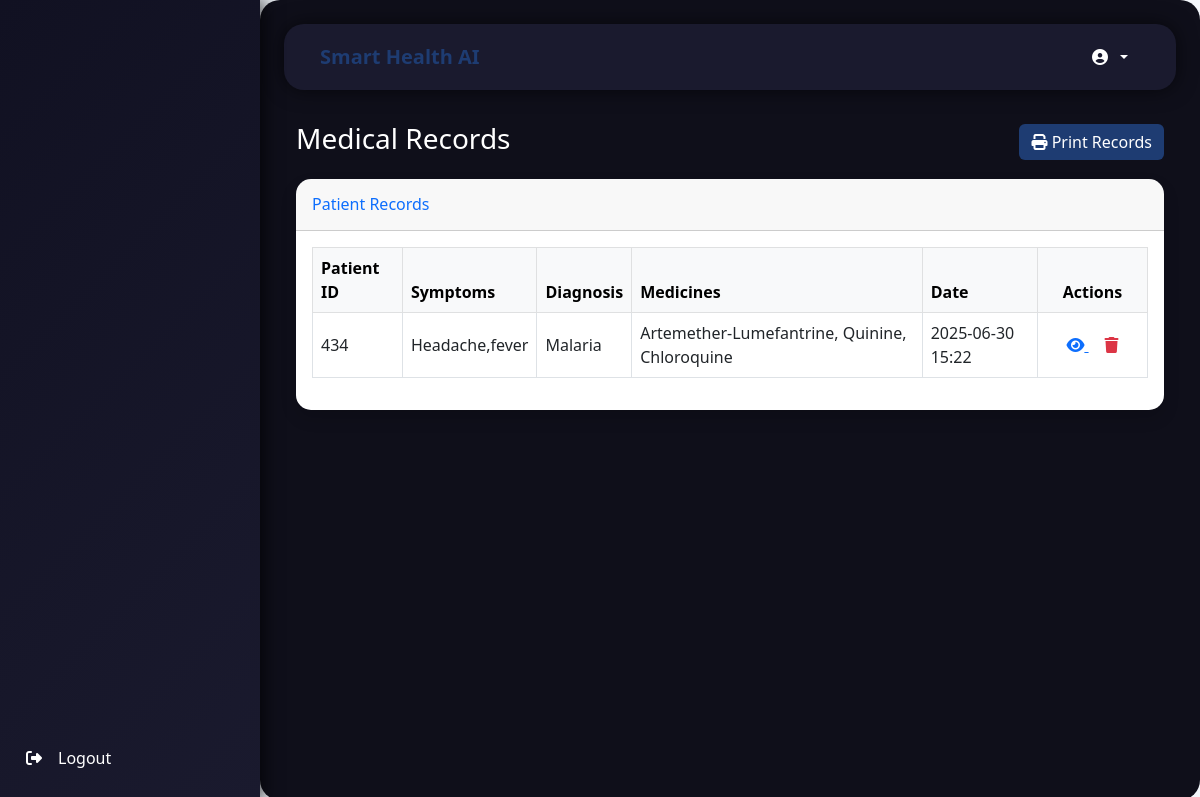
/dashboard/medical_records/, run on an earlier commit of the app's database.
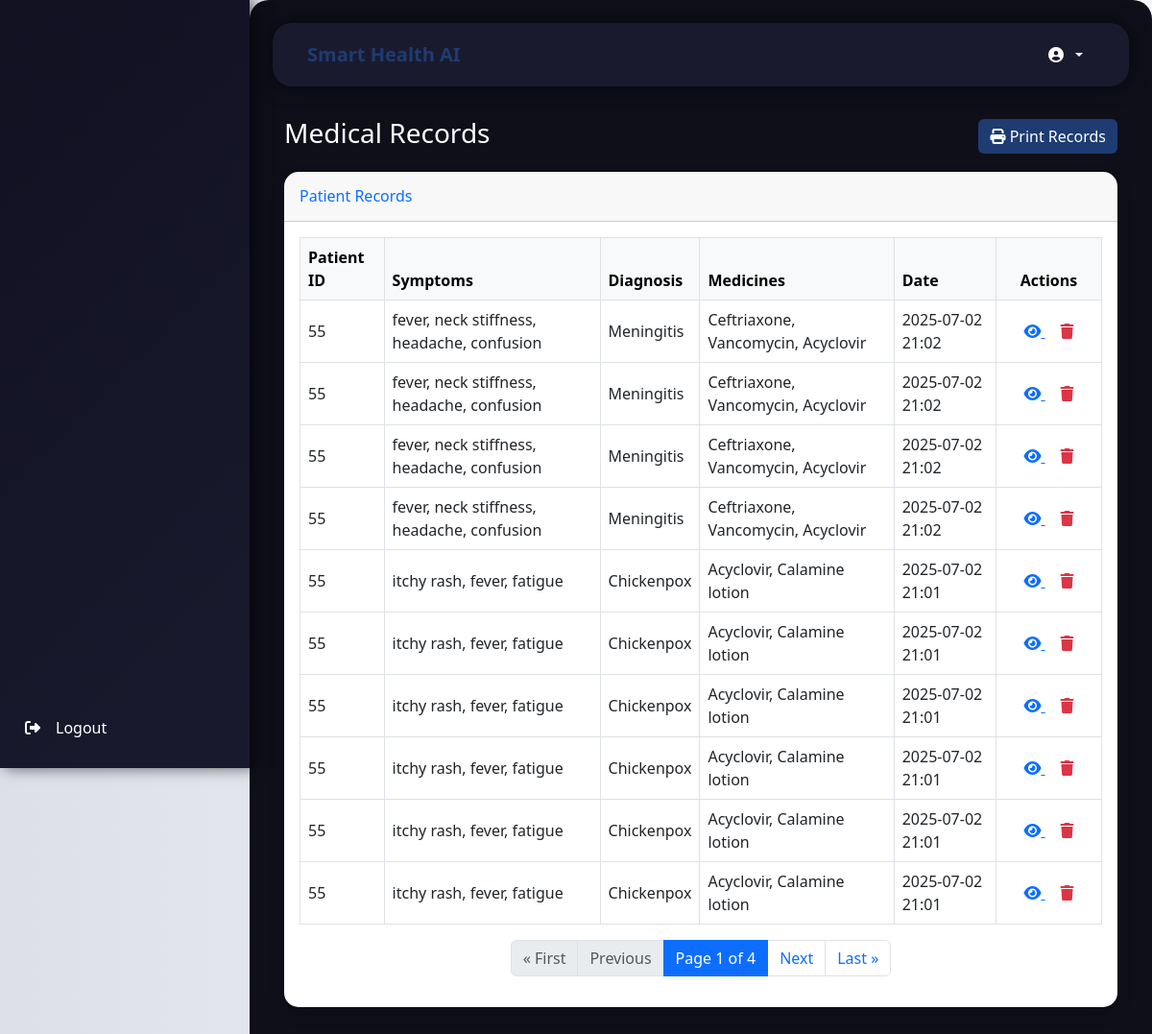
And on a later commit of the database.
### symptom_checker/models.py (models this page shows, shortened)
class UserSymptom(models.Model):
    patient_id = models.CharField(max_length=255)
    symptoms = models.TextField()
    disease = models.ForeignKey(Disease, blank=True, null=True, on_delete=models.SET_NULL)
    created_at = models.DateTimeField(auto_now_add=True)

class Disease(models.Model):
    name = models.CharField(max_length=255, unique=True)
    symptoms = models.TextField()
    test_results = models.TextField(blank=True, null=True)
    recommendation = models.TextField(blank=True, null=True)
    medicine = models.TextField(blank=True, null=True)  # ✅ New field

### dashboard/views.py (the view)
# urls.py: path('medical_records/', views.medical_records, name='medical_records'),
def medical_records(request):
    record_list = UserSymptom.objects.all().order_by('-created_at')
    paginator = Paginator(record_list, 10)
    page_number = request.GET.get('page')
    records = paginator.get_page(page_number)
    return render(request, 'pages/medical_records.html', {'records': records})

### templates/pages/medical_records.html (shortened to what this page needs)
{% extends 'base.html' %}
{% load static %}
{% block content %}
<div class="container-fluid">
  <div class="d-flex justify-content-between align-items-center mb-3">
    <h1 class="h3">Medical Records</h1>
    <button class="btn btn-primary" onclick="window.print()">
      <i class="fas fa-print"></i> Print Records
    </button>
  </div>
  <div class="card shadow mb-4" id="printArea">
    <div class="card-header py-3">
      <h6 class="m-0 font-weight-bold text-primary">Patient Records</h6>
    </div>
    <div class="card-body">
      <div class="table-responsive">
        <table class="table table-bordered table-hover align-middle">
          <thead class="table-light">
            <tr>
              <th>Patient ID</th>
              <th>Symptoms</th>
              <th>Diagnosis</th>
              <th>Medicines</th>
              <th>Date</th>
              <th class="text-center">Actions</th>
            </tr>
          </thead>
          <tbody>
            {% if records %}
              {% for record in records %}
                <tr>
                  <td>{{ record.patient_id }}</td>
                  <td>{{ record.symptoms }}</td>
                  <td>
                    {% if record.disease %}
                      {{ record.disease.name }}
                    {% else %}
                      Not diagnosed
                    {% endif %}
                  </td>
                  <td>
                    {% if record.disease and record.disease.medicine %}
                      {{ record.disease.medicine }}
                    {% else %}
                      N/A
                    {% endif %}
                  </td>
                  <td>{{ record.created_at|date:"Y-m-d H:i" }}</td>
                  <td class="text-center" style="min-width:110px;">
                    <a href="{% url 'record_detail' record.id %}" title="View Record" class="text-primary me-3">
                      <i class="fas fa-eye"></i>
                    </a>
                    <form method="post" action="{% url 'record_delete' record.id %}" class="d-inline" onsubmit="return confirm('Are you sure you want to delete this record?');">
                      <button type="submit" title="Delete Record" class="btn btn-link p-0 m-0 align-baseline text-danger" style="border:none; background:none;">
                        <i class="fas fa-trash"></i>
                      </button>
                    </form>
                  </td>
                </tr>
              {% endfor %}
            {% else %}
              <tr>
                <td colspan="6" class="text-center text-muted">No medical records available.</td>
              </tr>
            {% endif %}
          </tbody>
        </table>
      </div>
      {% if records.has_other_pages %}
      <nav aria-label="Page navigation">
        <ul class="pagination justify-content-center">
          {% if records.has_previous %}
            <li class="page-item">
              <a class="page-link" href="?page=1">&laquo; First</a>
            </li>
            <li class="page-item">
              <a class="page-link" href="?page={{ records.previous_page_number }}">Previous</a>
            </li>
          {% else %}
            <li class="page-item disabled"><span class="page-link">&laquo; First</span></li>
            <li class="page-item disabled"><span class="page-link">Previous</span></li>
          {% endif %}
          <li class="page-item active">
            <span class="page-link">
              Page {{ records.number }} of {{ records.paginator.num_pages }}
            </span>
          </li>
          {% if records.has_next %}
            <li class="page-item">
              <a class="page-link" href="?page={{ records.next_page_number }}">Next</a>
            </li>
            <li class="page-item">
              <a class="page-link" href="?page={{ records.paginator.num_pages }}">Last &raquo;</a>
            </li>
          {% else %}
            <li class="page-item disabled"><span class="page-link">Next</span></li>
            <li class="page-item disabled"><span class="page-link">Last &raquo;</span></li>
          {% endif %}
        </ul>
      </nav>
      {% endif %}
    </div>
  </div>
</div>
{% endblock %}

### templates/base.html (shortened to what this page needs)
<!DOCTYPE html>
<html lang="en">
  <head>
    {% load static %}
    <link
      href="https://cdn.jsdelivr.net/npm/bootstrap@5.3.0/dist/css/bootstrap.min.css"
      rel="stylesheet"
    />
    <link
      href="https://cdnjs.cloudflare.com/ajax/libs/font-awesome/6.3.0/css/all.min.css"
      rel="stylesheet"
    />
    <link href="{% static 'css/base.css' %}" rel="stylesheet" />
  </head>
  <body>
    <div class="d-flex">
      <nav id="sidebar" class="d-flex flex-column p-3">
        <div class="sidebar-bottom">
          <a class="nav-link text-white" href="{% url 'logout_view' %}">
            <i class="fas fa-sign-out-alt me-3"></i>
            <span class="d-none d-sm-inline">Logout</span>
          </a>
        </div>
      </nav>
      <div class="content w-100 p-4">
        <nav class="navbar navbar-expand-lg navbar-light">
          <div class="container-fluid">
            <a class="navbar-brand " style="color:white" href="{% url 'dashboard' %}">
             Smart Health AI
            </a>
            <div class="collapse navbar-collapse" id="navbarNav">
              <ul class="navbar-nav ms-auto align-items-center">
                <li class="nav-item dropdown">
                  <a
                    class="nav-link dropdown-toggle d-flex align-items-center"
                    href="#"
                    id="navbarDropdown"
                    role="button"
                    data-bs-toggle="dropdown"
                    aria-expanded="false"
                  >
                    <i class="fas fa-user-circle me-2"></i>
                  </a>
                </li>
              </ul>
            </div>
          </div>
        </nav>
        {% block content %}{% endblock %}
      </div>
    </div>
  </body>
</html>

### static/css/base.css (style rules this page uses)
body { font-family: 'Inter', sans-serif; background: linear-gradient(to right, #dde1e7, #f4f7fc); color: #2c3e50; }
#sidebar { width: 250px; min-height: 100vh; background: linear-gradient(135deg, #1e3c72, #2a5298); box-shadow: 5px 0 15px rgba(0, 0, 0, 0.1); }
.nav-link { color: rgba(255, 255, 255, 0.8); padding: 12px; border-radius: 8px; transition: all 0.3s; }
.navbar { background: white; box-shadow: 0 4px 6px rgba(0, 0, 0, 0.1); }
.navbar-brand { font-weight: 600; color: #1e3c72 !important; }
.card { border: none; border-radius: 15px; box-shadow: 0 4px 10px rgba(0, 0, 0, 0.1); transition: transform 0.2s; }
.btn-primary { background: #1e3c72; border: none; transition: all 0.3s; }

### templates/base.html (style rules this page uses)
body { font-family: 'Segoe UI', sans-serif; background-color: #0e0e20; color: white; margin: 0; }
#sidebar { width: 260px; min-height: 100vh; background: linear-gradient(135deg, #111122, #1a1a2e); box-shadow: 5px 0 15px rgba(0, 0, 0, 0.6); padding: 20px; position: fixed; top: 0; left: 0; z-index: 99; }
.nav-link { color: rgba(255, 255, 255, 0.8); padding: 12px; border-radius: 10px; transition: all 0.3s; border-right: 4px solid transparent; }
.navbar { background-color: #1a1a2e; box-shadow: 0 0 20px rgba(0, 0, 0, 0.6); padding: 0.8rem 1.5rem; margin-bottom: 2rem; border-radius: 20px; }
.navbar .nav-item .nav-link { color: white; }
.content { margin-left: 260px; padding: 20px; transition: margin-left 0.3s; background-color: #0f0f1a; border-radius: 20px; min-height: 100vh; }
.sidebar-bottom { position: absolute; bottom: 20px; width: calc(100% - 40px); }
.sidebar-bottom a.nav-link { color: white; border-radius: 10px; padding: 10px; display: flex; align-items: center; transition: background-color 0.3s ease; }

What changed in the data, as far as the page shows it:
no longer on this page (row unchanged): UserSymptom: patient_id "434", symptoms "Headache,fever", disease.name "Malaria", disease.medicine "Artemether-Lumefantrine, Quinine, Chloroquine", created_at "2025-06-30 15:22"
added UserSymptom: patient_id "55", symptoms "fever, neck stiffness, headache, confusion", disease.name "Meningitis", disease.medicine "Ceftriaxone, Vancomycin, Acyclovir", created_at "2025-07-02 21:02"
added UserSymptom: patient_id "55", symptoms "fever, neck stiffness, headache, confusion", disease.name "Meningitis", disease.medicine "Ceftriaxone, Vancomycin, Acyclovir", created_at "2025-07-02 21:02"
added UserSymptom: patient_id "55", symptoms "fever, neck stiffness, headache, confusion", disease.name "Meningitis", disease.medicine "Ceftriaxone, Vancomycin, Acyclovir", created_at "2025-07-02 21:02"
added UserSymptom: patient_id "55", symptoms "fever, neck stiffness, headache, confusion", disease.name "Meningitis", disease.medicine "Ceftriaxone, Vancomycin, Acyclovir", created_at "2025-07-02 21:02"
added UserSymptom: patient_id "55", symptoms "itchy rash, fever, fatigue", disease.name "Chickenpox", disease.medicine "Acyclovir, Calamine lotion", created_at "2025-07-02 21:01"
added UserSymptom: patient_id "55", symptoms "itchy rash, fever, fatigue", disease.name "Chickenpox", disease.medicine "Acyclovir, Calamine lotion", created_at "2025-07-02 21:01"
added UserSymptom: patient_id "55", symptoms "itchy rash, fever, fatigue", disease.name "Chickenpox", disease.medicine "Acyclovir, Calamine lotion", created_at "2025-07-02 21:01"
added UserSymptom: patient_id "55", symptoms "itchy rash, fever, fatigue", disease.name "Chickenpox", disease.medicine "Acyclovir, Calamine lotion", created_at "2025-07-02 21:01"
added UserSymptom: patient_id "55", symptoms "itchy rash, fever, fatigue", disease.name "Chickenpox", disease.medicine "Acyclovir, Calamine lotion", created_at "2025-07-02 21:01"
added UserSymptom: patient_id "55", symptoms "itchy rash, fever, fatigue", disease.name "Chickenpox", disease.medicine "Acyclovir, Calamine lotion", created_at "2025-07-02 21:01"
Also different on the page:
{{ records.number }}: (not shown) → "1"
{{ records.paginator.num_pages }}: (not shown) → "4"
text now shown: "« First Previous Page of Next Last »"
